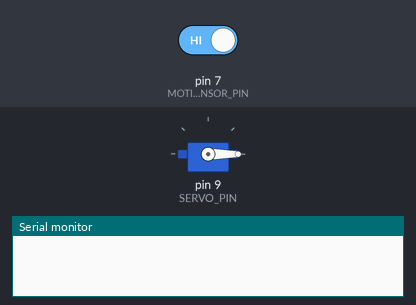
A sketch run on a simulated Arduino Uno, built with avr-gcc and run on an emulated ATmega328P. On the bench: servo, the last lines printed to the serial monitor. Inputs (shaded band) come from the test bench; at power-on: pin 7 (MOTION_SENSOR_PIN) HIGH.

Above: at 1.8 s.
1.9 s: pin 7 (MOTION_SENSOR_PIN) driven LOW
At 2.7 s:
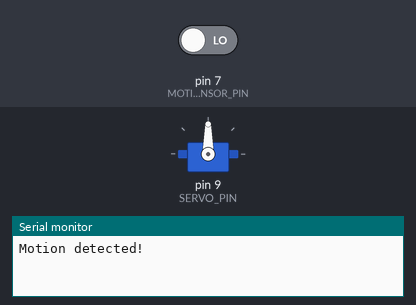
3.5 s: pin 7 (MOTION_SENSOR_PIN) driven HIGH
At 5.4 s:
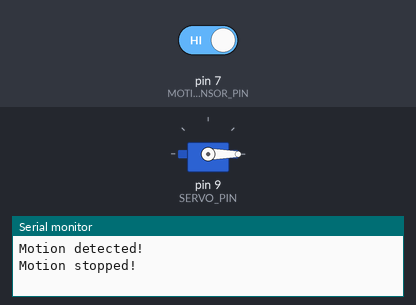
Timing chart, 0 to 6.9 s (numbered marks = the images above; inputs shaded):
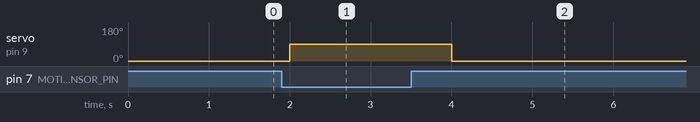

The sketch:

DTH11.ino
```cpp
#include <Servo.h>
#include<DHT.h>
const int MOTION_SENSOR_PIN = 7; // Arduino pin connected to motion sensor's pin
const int SERVO_PIN         = 9; // Arduino pin connected to servo motor's pin
const int DHTPIN=2;
const int DHTTYPE = DHT11;
DHT dht(DHTPIN, DHTTYPE);

Servo servo; // create servo object to control a servo

// variables will change:
int angle = 0;          // the current angle of servo motor
int lastMotionState;    // the previous state of motion sensor
int currentMotionState; // the current state of motion sensor

void setup() {
  Serial.begin(9600);
//dht.begin();
  pinMode(MOTION_SENSOR_PIN, INPUT); // set arduino pin to input mode
  servo.attach(SERVO_PIN);           // attaches the servo on pin 9 to the servo object

  servo.write(angle);
  currentMotionState = digitalRead(MOTION_SENSOR_PIN);

}
void loop()
{
  lastMotionState    = currentMotionState;             // save the last state
  currentMotionState = digitalRead(MOTION_SENSOR_PIN); // read new state
  if (currentMotionState == LOW && lastMotionState == HIGH) { // pin state change: LOW -> HIGH
    Serial.println("Motion detected!");
    servo.write(90);
  }
  else if (currentMotionState == HIGH && lastMotionState == LOW) { // pin state change: HIGH -> LOW
    Serial.println("Motion stopped!");
    servo.write(0);
  }
//  PIR();
  delay(1000);
//  DTH11();
}

//void PIR() {
//
//  if (currentMotionState == LOW && lastMotionState == HIGH) { // pin state change: LOW -> HIGH
//    Serial.println("Motion detected!");
//    servo.write(90);
//  }
//  else if (currentMotionState == HIGH && lastMotionState == LOW) { // pin state change: HIGH -> LOW
//    Serial.println("Motion stopped!");
//    servo.write(0);
//  }
//}
//void DTH11()
//{
//  float h = dht.readHumidity();
//  float t = dht.readTemperature(); // or dht.readTemperature(true) for Fahrenheit
//
//  if (isnan(h) || isnan(t)) {
//    Serial.println("Failed to read from DHT sensor!");
//    return;
//  }
//  else
//  {
//    Serial.print("TEMP");
//    Serial.println(t);
//  }
//
//}
```

Measured:
- after the input at 1.9 s, servo on pin 9 (SERVO_PIN): 0° → 90° after 0.10 s
- after the input at 3.5 s, servo on pin 9 (SERVO_PIN): 90° → 0° after 0.50 s
